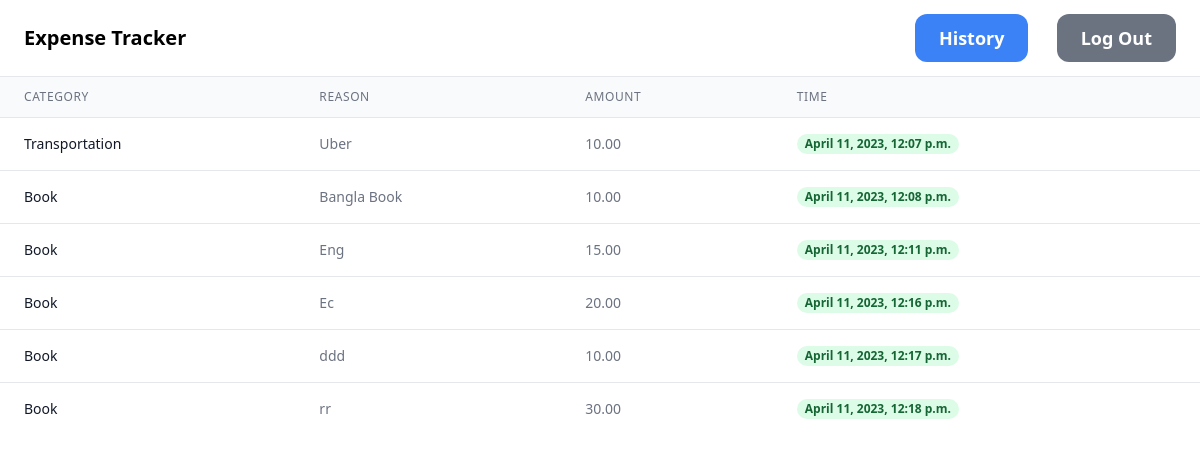
Before: /history (signed in) with the older database file.
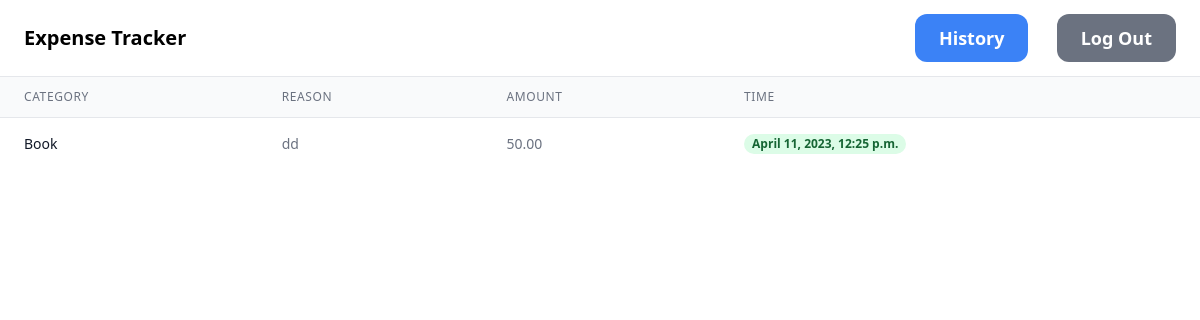
After: the same page with the newer database file.
### appname/models.py (models this page shows, shortened)
class Expense(models.Model):
    user = models.ForeignKey(User, on_delete=models.CASCADE)
    category = models.ForeignKey(Category, on_delete=models.CASCADE)
    budget = models.ForeignKey(Budget, on_delete=models.CASCADE,default=1)
    reason = models.TextField(blank=True, null=True)
    timestamp = models.DateTimeField(default=datetime.now, null=True, blank=True)
    amount = models.DecimalField(max_digits=100, decimal_places=2)

class Category(models.Model):
    user = models.ForeignKey(User, on_delete=models.CASCADE)
    name = models.CharField(max_length=255)
    description = models.TextField(blank=True, null=True)
    def __str__(self):
        return self.name

### appname/views.py (the view)
# urls.py: path('history',views.history,name='history'),
def history(request):
    expense= Expense.objects.filter(user=request.user)
    context = {
        'expense': expense,
    }
    return render(request,'appname/history.html',context)

### appname/templates/appname/history.html (shortened to what this page needs)
{% extends 'appname/base.html' %}
{% block content %}
<table class="min-w-full divide-y divide-gray-200">
    <thead class="bg-gray-50">
      <tr>
        <th scope="col" class="px-6 py-3 text-left text-xs font-medium text-gray-500 uppercase tracking-wider">
          Category
        </th>
        <th scope="col" class="px-6 py-3 text-left text-xs font-medium text-gray-500 uppercase tracking-wider">
          Reason
        </th>
        <th scope="col" class="px-6 py-3 text-left text-xs font-medium text-gray-500 uppercase tracking-wider">
          Amount
        </th>
        <th scope="col" class="px-6 py-3 text-left text-xs font-medium text-gray-500 uppercase tracking-wider">
          Time
        </th>
      </tr>
    </thead>
    <tbody class="bg-white divide-y divide-gray-200">
        {% for b in expense %}
        <tr>
          <td class="px-6 py-4 whitespace-nowrap">
            <div class="text-sm font-medium text-gray-900">{{b.category}}</div>
          </td>
          <td class="px-6 py-4 whitespace-nowrap">
            <div class="text-sm text-gray-500">{{b.reason}}</div>
          </td>
          <td class="px-6 py-4 whitespace-nowrap">
            <div class="text-sm text-gray-500">{{b.amount}}</div>
          </td>
          <td class="px-6 py-4 whitespace-nowrap">
            <span class="px-2 inline-flex text-xs leading-5 font-semibold rounded-full bg-green-100 text-green-800">
              {{b.timestamp}}
            </span>
          </td>
        </tr>
    {% endfor %}
  </table>
{% endblock content %}

### appname/templates/appname/base.html (shortened to what this page needs)
<html>
    <head>
        <script src="https://cdn.tailwindcss.com"></script>
    </head>
    <body>
        <nav class='py-6 px-6 flex justify-between items-center border-b border-gray-200'>
            <a href='/' class='text-xl font-semibold'>Expense Tracker</a>
            <div class='space-x-6'>
                {% if request.user.is_authenticated %}
                    <a href="{% url 'history' %}" class='px-6 py-3 text-lg font-semibold bg-blue-500 text-white rounded-xl hover:bg-blue-700'>History</a>
                    <a href="{% url 'signout' %}" class='px-6 py-3 text-lg font-semibold bg-gray-500 text-white rounded-xl hover:bg-gray-700'>Log Out</a>
                {% else %}
                    <a href="{% url 'sign_up' %}" class='px-6 py-3 text-lg font-semibold bg-blue-500 text-white rounded-xl hover:bg-blue-700 shadow-cyan-500/50'>Sign Up</a>
                    <a href="{% url 'login' %}" class='px-6 py-3 text-lg font-semibold bg-blue-500 text-white rounded-xl hover:bg-blue-700'>Log In</a>
                {% endif %}
                </div>
        </nav>
<div class='space-x-6'>
  {% block content %}
  {% endblock content %}
</div>

Changed rows visible on the page:
removed Expense: category "Transportation", reason "Uber", amount "10.00", timestamp "April 11, 2023, 12:07 p.m."
removed Expense: category "Book", reason "Bangla Book", amount "10.00", timestamp "April 11, 2023, 12:08 p.m."
removed Expense: category "Book", reason "Eng", amount "15.00", timestamp "April 11, 2023, 12:11 p.m."
removed Expense: category "Book", reason "Ec", amount "20.00", timestamp "April 11, 2023, 12:16 p.m."
removed Expense: category "Book", reason "ddd", amount "10.00", timestamp "April 11, 2023, 12:17 p.m."
removed Expense: category "Book", reason "rr", amount "30.00", timestamp "April 11, 2023, 12:18 p.m."
added Expense: category "Book", reason "dd", amount "50.00", timestamp "April 11, 2023, 12:25 p.m."
